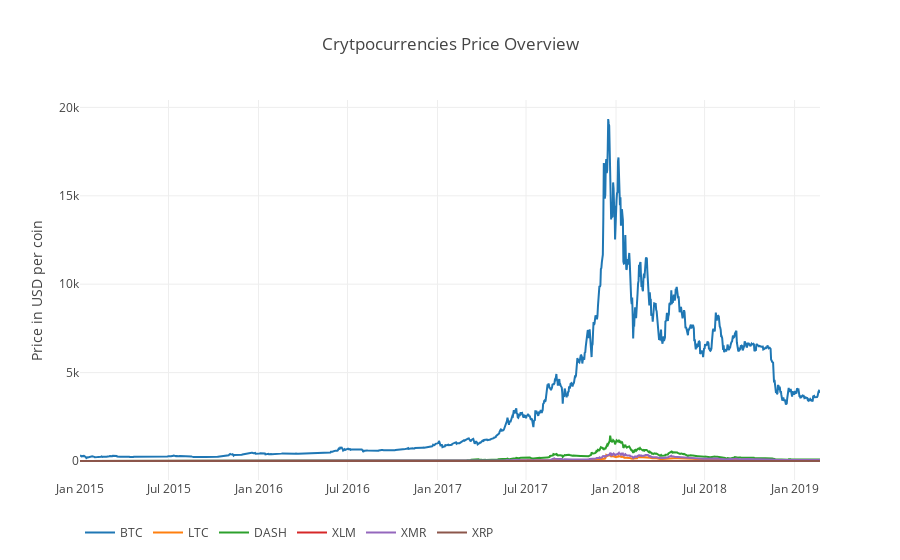

The code cell stored with this chart in its notebook:
### Code cell
# Plot the prices from each exchanger + average price for comparisons
# for scaling: change above code to log
df_scatter(data, 'Crytpocurrencies Price Overview')

### Figure 1 — Plotly figure (JSON) as saved in the notebook; plotly's stock layout.template omitted (floating-point values rounded to 4 significant figures; data arrays with more than 128 entries replaced by an {"elided": "..."} marker saying what was removed)
{"data": [{"name": "BTC", "type": "scatter", "uid": "f546df6f-073d-463e-8264-0ba00caae0f8", "visible": true, "x": {"elided": "1514 str values"}, "y": {"elided": "1514 float values"}}, {"name": "LTC", "type": "scatter", "uid": "808040a8-ad11-420b-a74e-4bd72d236e2e", "visible": true, "x": {"elided": "1514 str values"}, "y": {"elided": "1514 float values"}}, {"name": "DASH", "type": "scatter", "uid": "f06df8e4-e1d0-4505-9da3-b84b589d41d8", "visible": true, "x": {"elided": "1514 str values"}, "y": {"elided": "1514 float values"}}, {"name": "XLM", "type": "scatter", "uid": "26bd4cfa-b575-487b-b5de-9b63af105b5c", "visible": true, "x": {"elided": "1514 str values"}, "y": {"elided": "1514 float values"}}, {"name": "XMR", "type": "scatter", "uid": "3ff4eb2d-834e-4362-bc3e-3c8aedc03eaa", "visible": true, "x": {"elided": "1514 str values"}, "y": {"elided": "1514 float values"}}, {"name": "XRP", "type": "scatter", "uid": "f18e78ea-2c5f-4c27-a53b-e4ce05189b64", "visible": true, "x": {"elided": "1514 str values"}, "y": {"elided": "1514 float values"}}], "layout": {"legend": {"orientation": "h"}, "title": "Crytpocurrencies Price Overview", "xaxis": {"type": "date"}, "yaxis": {"showticklabels": true, "title": "Price in USD per coin", "type": "linear"}}}
